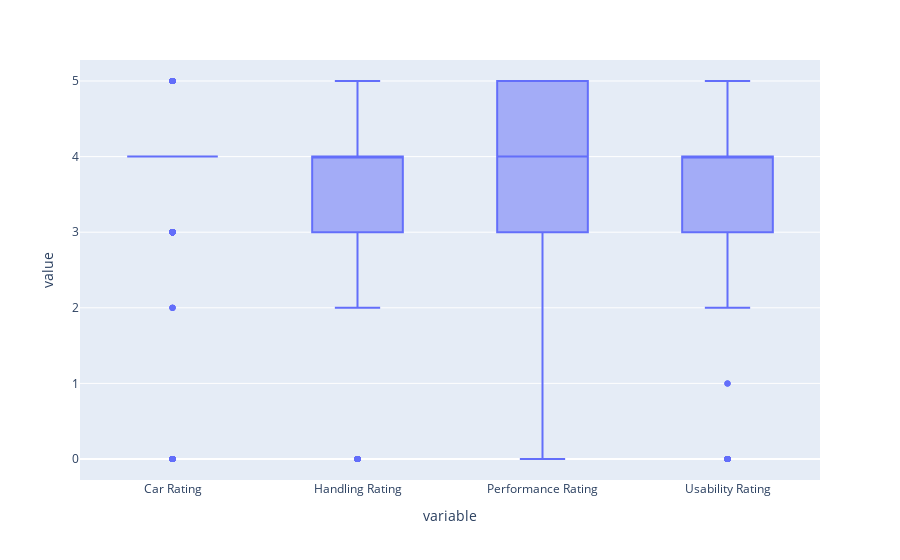

The notebook cell this image was saved under:
### Markdown cell above
###### Rating Categories Box Plots:

### Code cell
fig=px.box(df,y=['Car Rating', 'Handling Rating', 'Performance Rating', 'Usability Rating'])
fig.show()

### Figure 1 — Plotly figure (JSON) as saved in the notebook; plotly's stock layout.template omitted (floating-point values rounded to 4 significant figures; data arrays with more than 128 entries replaced by an {"elided": "..."} marker saying what was removed)
{"data": [{"alignmentgroup": "True", "hovertemplate": "variable=%{x}<br>value=%{y}<extra></extra>", "legendgroup": "", "marker": {"color": "#636efa"}, "name": "", "notched": false, "offsetgroup": "", "orientation": "v", "showlegend": false, "type": "box", "x": {"elided": "2560 str values"}, "x0": " ", "xaxis": "x", "y": {"elided": "2560 int values"}, "y0": " ", "yaxis": "y"}], "layout": {"boxmode": "group", "legend": {"tracegroupgap": 0}, "margin": {"t": 60}, "xaxis": {"anchor": "y", "domain": [0, 1], "title": {"text": "variable"}}, "yaxis": {"anchor": "x", "domain": [0, 1], "title": {"text": "value"}}}}
